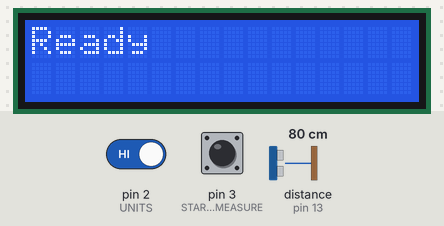
The sketch below on a simulated Arduino Uno, built with avr-gcc and run on an emulated ATmega328P. Parts: 16×2 character LCD. The inputs (shaded band) are chosen by the test bench; at power-on: pin 3 (START_MEASURE) LOW, pin 2 (UNITS) HIGH, distance to the obstacle (sensor on pin 13) 80 cm. The echo pulse lasts 58.3 µs per cm.

Above: at 1.2 s.
1.3 s: pin 3 (START_MEASURE) pulled HIGH for 0.15 s
At 1.38 s:
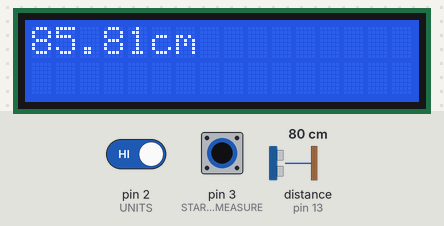
2.9 s: pin 3 (START_MEASURE) pulled HIGH for 3.2 s
7.6 s: pin 2 (UNITS) driven LOW and pin 3 (START_MEASURE) driven HIGH
At 8.8 s:
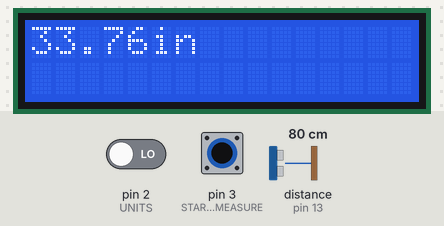
9.1 s: pin 3 (START_MEASURE) driven LOW
At 9.9 s:
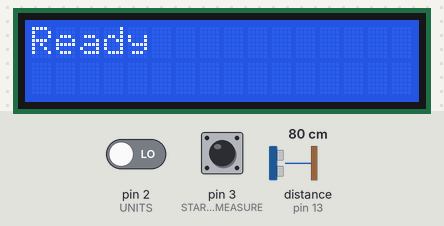
Timing chart, 0 to 11.6 s (numbered marks = the images above; inputs shaded):
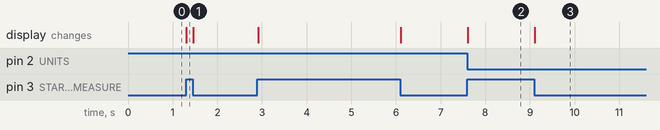

Measured:
- after the input at 1.3 s, the display: changes at once (image 1)
- after the input at 7.6 s, the display: changes at once (image 2)
- after the input at 9.1 s, the display: changes at once (image 3)

The sketch:

Experiment_6_Ultrasonic_Measure.ino
```cpp
// (licence header left out)
#include <LiquidCrystal.h>

// initialize the library by associating any needed LCD interface pin
// with the Arduino pin number it is connected to
// LiquidCrystal(rs, enable, d4, d5, d6, d7)
LiquidCrystal lcd(6, 7, 11, 10, 9, 8);

// pin assignments for the HC-SR04
const int TRIG = 12;
const int ECHO = 13;
// pin assignments for switches
const int START_MEASURE = 3;
const int UNITS = 2;
const float BB_WIDTH_CM = 5.4;
const float BB_WIDTH_INCHES = 2.25;
// variables for HC-SR04
float duration; //time of HC-SR04 pulse
float distance; // calculated distance
boolean unit = true; //true = cm, false = inches
boolean previousUnitsButton = HIGH;
boolean currentUnitsButton = HIGH;
boolean updatedDistanceDisplay = false; //ensure we only update LCD once for distance
boolean updatedReadyDisplay = false; //ensure we only update LCD once for 'Ready'
boolean previousMeasureButton = LOW;
boolean currentMeasureButton = LOW;

void setup() {
  pinMode (TRIG, OUTPUT);
  pinMode (ECHO, INPUT);
  pinMode (START_MEASURE, INPUT);
  pinMode (UNITS, INPUT);
  // set up the LCD's number of columns and rows:
  lcd.begin(16, 2);
}

void loop() {
  //check for cm or inches
  currentUnitsButton = digitalRead(UNITS); //Read the switch state
  if (previousUnitsButton != currentUnitsButton)
  {
    delay(5);  // Wait 5ms - switch debounce
    currentUnitsButton = digitalRead(UNITS);// Read switch again
  }
  if (previousUnitsButton == HIGH && currentUnitsButton == LOW) //Detect a button press
  {
    unit = !unit;  //Toggle between cm and inches
  }
  previousUnitsButton = currentUnitsButton;  //Reset button value

  //read status of measurement switch
  boolean takeMeasurement = digitalRead (START_MEASURE);
  if (takeMeasurement) {
    //take a reading from HC-SR04
    digitalWrite(TRIG, LOW);
    delayMicroseconds(2);
    digitalWrite(TRIG, HIGH);
    delayMicroseconds(10);
    digitalWrite(TRIG, LOW);
    duration = pulseIn(ECHO, HIGH);
    if (!updatedDistanceDisplay) {
      updatedDistanceDisplay = true; //stop flicker of display
      if (unit == true) {
        // display cm
        distance = (duration / 58) + BB_WIDTH_CM;
        lcd.clear();
        lcd.print (distance);
        lcd.print("cm");
      } else {
        distance = (duration / 148) + BB_WIDTH_INCHES;
        lcd.clear();
        lcd.print (distance);
        lcd.print("in");
      }
    }
  } else {
    if (!updatedReadyDisplay) {
      updatedReadyDisplay = true;
      lcd.clear(); //clear display
      lcd.print ("Ready");
    }
  }

  //stop display flicker by only updating display when needed
  currentMeasureButton = digitalRead(START_MEASURE); //Read the switch state
  if (previousMeasureButton != currentMeasureButton)
  {
    delay(5);  // Wait 5ms - switch debounce
    currentMeasureButton = digitalRead(START_MEASURE);// Read switch again
  }
  if (previousMeasureButton == HIGH && currentMeasureButton == LOW) //Detect a button release
  {
    updatedReadyDisplay = false;
    updatedDistanceDisplay = false;
  }
  previousMeasureButton = currentMeasureButton;  //Reset button value

}
```
